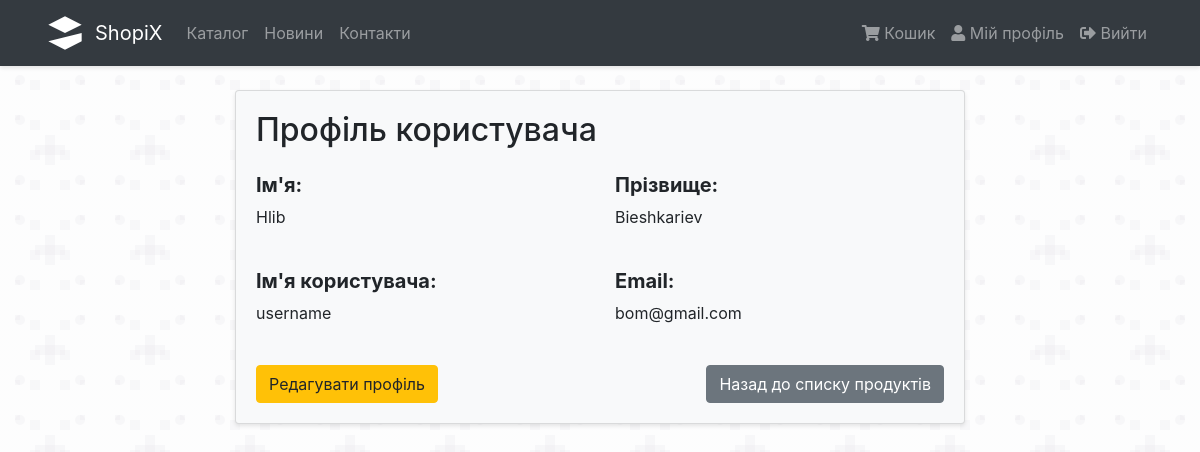
/auth/profile/1 (signed in), run on the app's committed database.
### proj/auth/models.py (models this page shows, shortened)
class User(UserMixin, db.Model):
    id = db.Column(db.Integer, primary_key=True)
    username = db.Column(db.String(32), unique=True, nullable=False)
    email = db.Column(db.String(100), unique=True, nullable=False)
    password = db.Column(db.String(255), nullable=False)
    name = db.Column(db.String(64), unique=False, nullable=False)
    surname = db.Column(db.String(64), unique=False, nullable=False)
    orders = db.relationship('Order', backref='user', lazy=True)
    role = db.relationship('Role', backref='users', lazy=True)
    role_id = db.Column(db.Integer, db.ForeignKey('role.id'), nullable=False)

### proj/auth/routes.py (the view)
@auth.route('/profile/<int:id>')
@login_required
def profile(id):
    user = User.query.get_or_404(id)
    return render_template('auth/user_details.html', user=user)

### proj/__init__.py (called while the page is built)
@login_manager.user_loader
def load_user(user_id):
    from proj.auth.models import User
    return User.query.get(int(user_id))

### proj/templates/auth/user_details.html
{% extends "layout.html" %}
{% block content %}
    <div class="row justify-content-center">
        <div class="col-md-8">
            <div class="card bg-light">
                <div class="card-body">
                    <h2 class="card-title mb-4">Профіль користувача</h2>
                    <div class="row mb-4">
                        <div class="col-md-6">
                            <h5 class="font-weight-bold">Ім'я:</h5>
                            <p>{{ user.name }}</p>
                        </div>
                        <div class="col-md-6">
                            <h5 class="font-weight-bold">Прізвище:</h5>
                            <p>{{ user.surname }}</p>
                        </div>
                    </div>
                    <div class="row mb-4">
                        <div class="col-md-6">
                            <h5 class="font-weight-bold">Ім'я користувача:</h5>
                            <p>{{ user.username }}</p>
                        </div>
                        <div class="col-md-6">
                            <h5 class="font-weight-bold">Email:</h5>
                            <p>{{ user.email }}</p>
                        </div>
                    </div>
                    <div class="d-flex justify-content-between align-items-center mt-4">
                        <a href="{{ url_for('auth.edit_profile', id=user.id) }}" class="btn btn-warning">
                            Редагувати профіль
                        </a>
                        <a href="{{ url_for('products.index') }}" class="btn btn-secondary">
                            Назад до списку продуктів
                        </a>
                    </div>
                </div>
            </div>
        </div>
    </div>
{% endblock %}

### proj/templates/layout.html (style rules this page uses)
body { background-color: #f8f9fa; min-height: 100vh; }
.card { background-color: rgba(255, 255, 255, 0.9); box-shadow: 0 2px 4px rgba(0, 0, 0, 0.1); }

### data on the page
User: name "Hlib", surname "Bieshkariev", username "username", email "bom@gmail.com"
